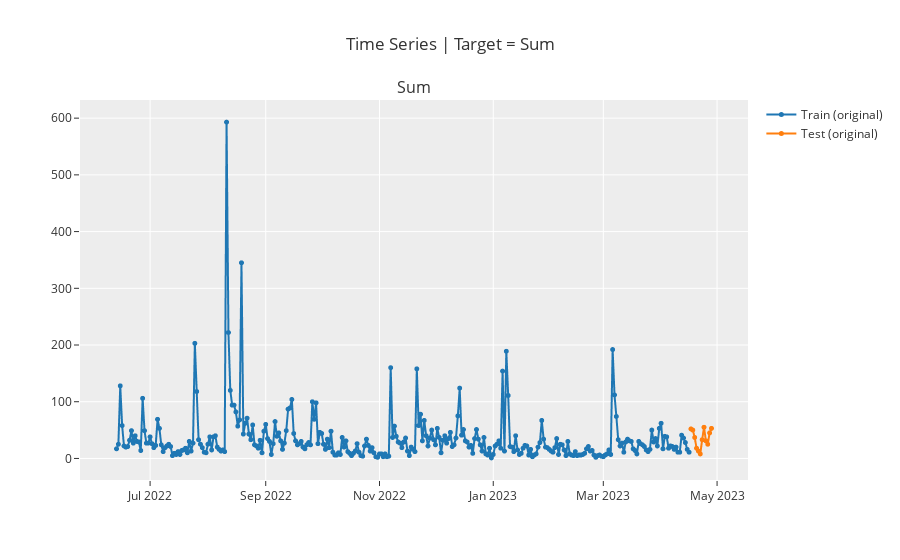

This figure's notebook cell:
### Markdown cell above
#### 3.1.3 Biểu đồ thể hiện tập train và test

### Code cell
plot_model(plot='train_test_split')

### Figure 1 — Plotly figure (JSON) as saved in the notebook; plotly's stock layout.template omitted (floating-point values rounded to 4 significant figures; data arrays with more than 128 entries replaced by an {"elided": "..."} marker saying what was removed)
{"data": [{"line": {"color": "rgb(31, 119, 180)", "width": 2}, "marker": {"color": "rgb(31, 119, 180)", "size": 5}, "mode": "lines+markers", "name": "Train (original)", "type": "scattergl", "x": {"elided": "320 str values"}, "xaxis": "x", "y": {"elided": "320 int values"}, "yaxis": "y"}, {"line": {"color": "rgb(255, 127, 14)", "width": 2}, "marker": {"color": "rgb(255, 127, 14)", "size": 5}, "mode": "lines+markers", "name": "Test (original)", "type": "scattergl", "x": {"elided": "320 str values"}, "xaxis": "x", "y": {"elided": "320 int values"}, "yaxis": "y"}], "layout": {"annotations": [{"font": {"size": 16}, "showarrow": false, "text": "Sum", "x": 0.5, "xanchor": "center", "xref": "paper", "y": 1, "yanchor": "bottom", "yref": "paper"}], "showlegend": true, "title": {"text": "Time Series | Target = Sum"}, "xaxis": {"anchor": "y", "domain": [0, 1]}, "yaxis": {"anchor": "x", "domain": [0, 1]}}}
